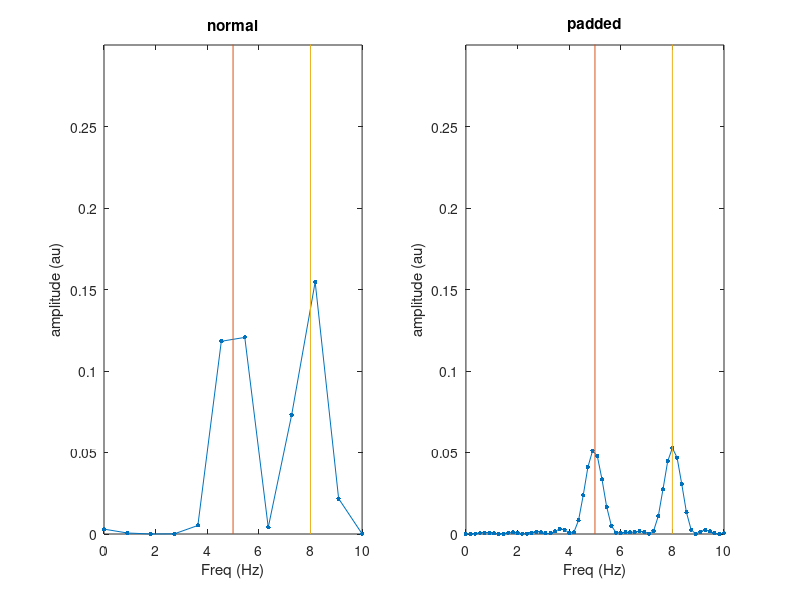

MATLAB code for this plot:
% script by STO ten Oever, 09-02-2018. Developed for M-BIC: Disclosing fine-grained temporal 
% processing: Common and advanced analysis of EEG time-series. 
% 
% script 4. 
% This script provides examples of padding effects
%

%% example data with two frequencyies and padded or unpadded data
freqD = 5;
freqD2 = 8; % !!! try different frequencies here to see effect.
fsample = 100;
tp = [1/fsample:1/fsample:1.1];
ndatsample = length(tp);
ampad = ndatsample*2; % !!! try various padding to see effect.
ndatsampleP = ndatsample + ampad*2;

dat = sin(freqD*2*pi*tp)+sin(freqD2*2*pi*tp);
dat = dat - mean(dat);
dat_pad = [zeros(1,ampad) dat zeros(1,ampad)];
freq = linspace(0, (ndatsample/2)./(ndatsample./fsample), ndatsample/2+1);
freq_p = linspace(0, (ndatsampleP/2)./(ndatsampleP./fsample), ndatsampleP/2+1);

tap = hanning(ndatsample)';
tap = tap./norm(tap, 'fro');

tap_p = hanning(ndatsampleP)';
tap_p = tap_p./norm(tap_p, 'fro');

%% Show the effect on the FFT 
close all
figure(1)
subplot(121)
fft_output = fft(bsxfun(@times,dat,tap),[], 2);
fft_output = fft_output ./norm(fft_output , 'fro');
plot(freq, abs(fft_output(1:ndatsample/2+1)).^2, '.-', 'markersize', 10); xlabel('Freq (Hz)'); ylabel('amplitude (au)');
title('normal'); set(gca, 'xlim', [0 10], 'ylim', [0 0.3]);
hold on
plot([freqD freqD], [0 0.5]);
plot([freqD2 freqD2], [0 0.5]);
subplot(122)
fft_output_pad = fft(bsxfun(@times,dat_pad,tap_p),[], 2);
fft_output_pad = fft_output_pad ./norm(fft_output_pad , 'fro');
plot(freq_p, abs(fft_output_pad(1:ndatsampleP/2+1)).^2, '.-', 'markersize', 10); xlabel('Freq (Hz)'); ylabel('amplitude (au)');
title('padded'); set(gca, 'xlim', [0 10], 'ylim', [0 0.3]);
hold on
plot([freqD freqD], [0 0.5]);
plot([freqD2 freqD2], [0 0.5]);